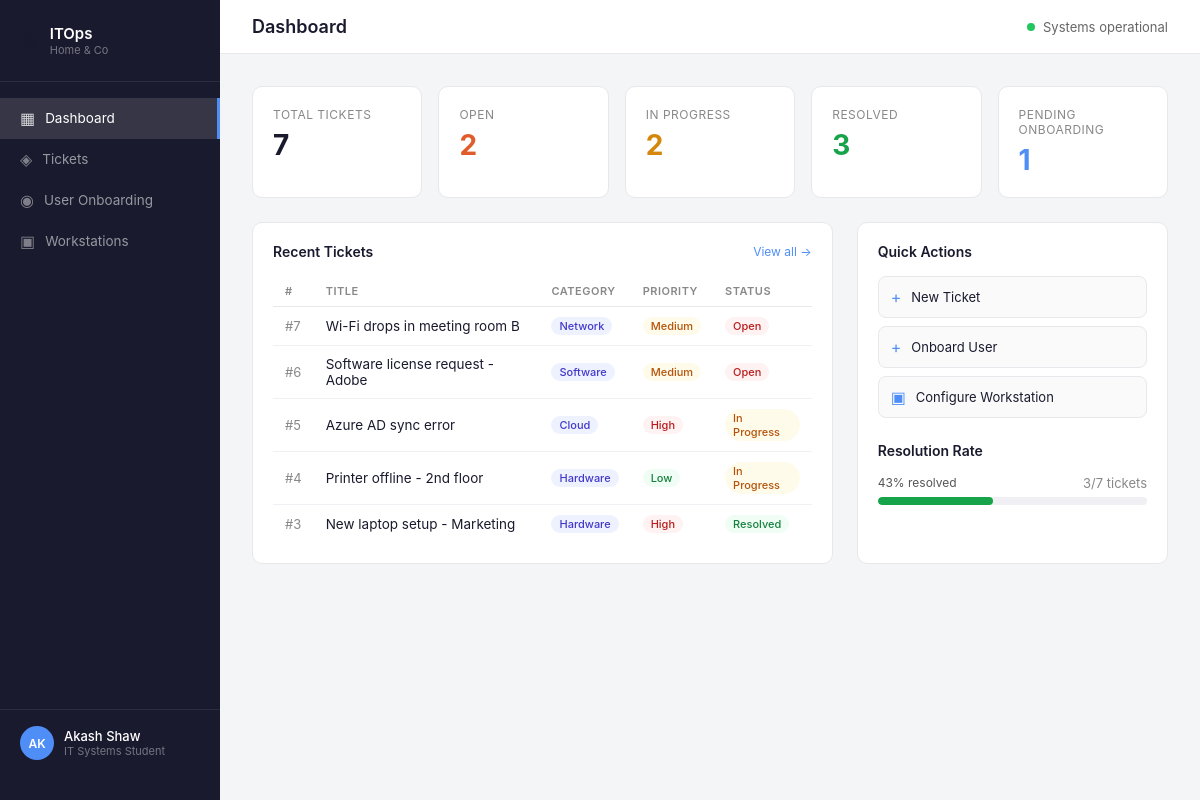
The page / on the database its author committed.
### tables this page shows
CREATE TABLE tickets (
        id INTEGER PRIMARY KEY AUTOINCREMENT,
        title TEXT NOT NULL,
        category TEXT NOT NULL,
        priority TEXT NOT NULL,
        status TEXT DEFAULT 'Open',
        assignee TEXT DEFAULT 'Unassigned',
        created_at TEXT NOT NULL,
        updated_at TEXT NOT NULL
    );

### app.py (the view)
@app.route("/")
def index():
    conn = get_db()
    total = conn.execute("SELECT COUNT(*) FROM tickets").fetchone()[0]
    open_t = conn.execute("SELECT COUNT(*) FROM tickets WHERE status='Open'").fetchone()[0]
    inprog = conn.execute("SELECT COUNT(*) FROM tickets WHERE status='In Progress'").fetchone()[0]
    resolved = conn.execute("SELECT COUNT(*) FROM tickets WHERE status='Resolved'").fetchone()[0]
    users_pending = conn.execute("SELECT COUNT(*) FROM users WHERE status='Pending'").fetchone()[0]
    recent_tickets = conn.execute("SELECT * FROM tickets ORDER BY created_at DESC LIMIT 5").fetchall()
    conn.close()
    return render_template("index.html",
        total=total, open_t=open_t, inprog=inprog,
        resolved=resolved, users_pending=users_pending,
        recent_tickets=recent_tickets)

### app.py (called while the page is built)
def get_db():
    conn = sqlite3.connect(DB)
    conn.row_factory = sqlite3.Row
    return conn

### templates/index.html
{% extends "base.html" %}
{% block page_title %}Dashboard{% endblock %}
{% block content %}
<div class="stats-grid">
  <div class="stat-card">
    <div class="stat-label">Total Tickets</div>
    <div class="stat-value">{{ total }}</div>
  </div>
  <div class="stat-card stat-open">
    <div class="stat-label">Open</div>
    <div class="stat-value">{{ open_t }}</div>
  </div>
  <div class="stat-card stat-inprog">
    <div class="stat-label">In Progress</div>
    <div class="stat-value">{{ inprog }}</div>
  </div>
  <div class="stat-card stat-resolved">
    <div class="stat-label">Resolved</div>
    <div class="stat-value">{{ resolved }}</div>
  </div>
  <div class="stat-card stat-pending">
    <div class="stat-label">Pending Onboarding</div>
    <div class="stat-value">{{ users_pending }}</div>
  </div>
</div>
<div class="section-row">
  <div class="card flex-2">
    <div class="card-header">
      <h2>Recent Tickets</h2>
      <a href="/tickets" class="link-small">View all →</a>
    </div>
    <table class="data-table">
      <thead>
        <tr>
          <th>#</th>
          <th>Title</th>
          <th>Category</th>
          <th>Priority</th>
          <th>Status</th>
        </tr>
      </thead>
      <tbody>
        {% for t in recent_tickets %}
        <tr>
          <td class="muted">#{{ t.id }}</td>
          <td>{{ t.title }}</td>
          <td><span class="badge badge-cat">{{ t.category }}</span></td>
          <td><span class="badge badge-priority-{{ t.priority | lower }}">{{ t.priority }}</span></td>
          <td><span class="badge badge-status-{{ t.status | lower | replace(' ', '-') }}">{{ t.status }}</span></td>
        </tr>
        {% endfor %}
      </tbody>
    </table>
  </div>
  <div class="card flex-1">
    <div class="card-header">
      <h2>Quick Actions</h2>
    </div>
    <div class="quick-actions">
      <a href="/tickets" class="action-btn">
        <span class="action-icon">+</span>
        <span>New Ticket</span>
      </a>
      <a href="/users" class="action-btn">
        <span class="action-icon">+</span>
        <span>Onboard User</span>
      </a>
      <a href="/workstations" class="action-btn">
        <span class="action-icon">▣</span>
        <span>Configure Workstation</span>
      </a>
    </div>
    <div class="card-header" style="margin-top:1.5rem">
      <h2>Resolution Rate</h2>
    </div>
    <div class="resolution-bar-wrap">
      {% set pct = ((resolved / total) * 100) | round | int if total > 0 else 0 %}
      <div class="resolution-label">
        <span>{{ pct }}% resolved</span>
        <span class="muted">{{ resolved }}/{{ total }} tickets</span>
      </div>
      <div class="resolution-bar">
        <div class="resolution-fill" style="width: {{ pct }}%"></div>
      </div>
    </div>
  </div>
</div>
{% endblock %}

### static/css/style.css (style rules this page uses)
*, *::before, *::after { box-sizing: border-box; margin: 0; padding: 0; }
body { font-family: -apple-system, BlinkMacSystemFont, "Segoe UI", sans-serif; font-size: 14px; background: #f4f5f7; color: #1a1a2e; display: flex; min-height: 100vh; }
.stats-grid { display: grid; grid-template-columns: repeat(5, 1fr); gap: 1rem; margin-bottom: 1.5rem; }
.stat-card { background: #fff; border-radius: 10px; padding: 1.25rem; border: 1px solid #e8e8ec; }
.stat-label { font-size: 12px; color: #888; margin-bottom: 6px; text-transform: uppercase; letter-spacing: 0.5px; }
.stat-value { font-size: 28px; font-weight: 700; color: #1a1a2e; }
.stat-open .stat-value { color: #e05c2a; }
.stat-inprog .stat-value { color: #d4870a; }
.stat-resolved .stat-value { color: #16a34a; }
.stat-pending .stat-value { color: #4f8ef7; }
.card { background: #fff; border-radius: 10px; border: 1px solid #e8e8ec; padding: 1.25rem; margin-bottom: 1.5rem; }
.section-row { display: flex; gap: 1.5rem; }
.flex-1 { flex: 1; }
.flex-2 { flex: 2; }
.card-header { display: flex; align-items: center; justify-content: space-between; margin-bottom: 1rem; }
.card-header h2 { font-size: 14px; font-weight: 600; }
.link-small { font-size: 12px; color: #4f8ef7; text-decoration: none; }
.data-table { width: 100%; border-collapse: collapse; font-size: 13.5px; }
.data-table th { text-align: left; padding: 8px 12px; font-size: 11px; font-weight: 600; color: #888; text-transform: uppercase; letter-spacing: 0.5px; border-bottom: 1px solid #e8e8ec; }
.data-table td { padding: 10px 12px; border-bottom: 1px solid #f0f0f4; vertical-align: middle; }
.data-table tr:last-child td { border-bottom: none; }
.muted { color: #888; font-size: 13px; }
.badge { display: inline-block; padding: 2px 8px; border-radius: 20px; font-size: 11px; font-weight: 500; }
.badge-cat { background: #eef2ff; color: #4338ca; }
.badge-priority-high { background: #fef2f2; color: #b91c1c; }
.badge-priority-medium { background: #fffbeb; color: #b45309; }
.badge-priority-low { background: #f0fdf4; color: #15803d; }
.badge-status-open { background: #fef2f2; color: #b91c1c; }
.badge-status-in-progress { background: #fffbeb; color: #b45309; }
.badge-status-resolved { background: #f0fdf4; color: #15803d; }
.quick-actions { display: flex; flex-direction: column; gap: 8px; }
.action-btn { display: flex; align-items: center; gap: 10px; padding: 10px 12px; border-radius: 8px; border: 1px solid #e8e8ec; background: #fafafa; text-decoration: none; color: #1a1a2e; font-size: 13px; transition: all 0.15s; }
.action-icon { font-size: 16px; color: #4f8ef7; }
.resolution-bar-wrap { margin-top: 0.5rem; }
.resolution-label { display: flex; justify-content: space-between; font-size: 12px; color: #555; margin-bottom: 6px; }
.resolution-bar { height: 8px; background: #f0f0f4; border-radius: 99px; overflow: hidden; }
.resolution-fill { height: 100%; background: #16a34a; border-radius: 99px; transition: width 0.6s ease; }

### rows shown on the page
tickets: id "7", title "Wi-Fi drops in meeting room B", category "Network", priority "Medium", status "Open"
tickets: id "6", title "Software license request - Adobe", category "Software", priority "Medium", status "Open"
tickets: id "5", title "Azure AD sync error", category "Cloud", priority "High", status "In Progress"
tickets: id "4", title "Printer offline - 2nd floor", category "Hardware", priority "Low", status "In Progress"
tickets: id "3", title "New laptop setup - Marketing", category "Hardware", priority "High", status "Resolved"

### other values the page prints
{{ total }} "7"
{{ open_t }} "2"
{{ inprog }} "2"
{{ resolved }} "3"
{{ users_pending }} "1"
{{ pct }} "43"
